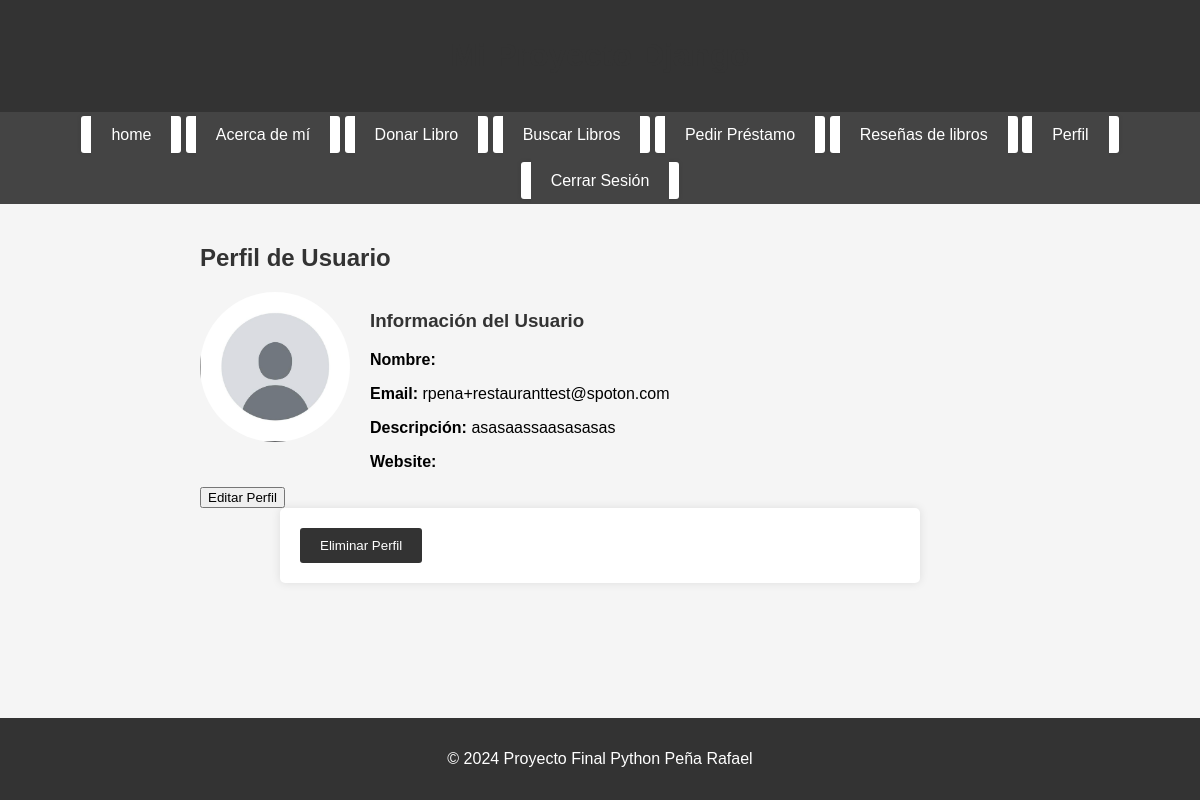
The app's page /biblioteca/accounts/profile/ (signed in) with its own data.
### accounts/models.py (models this page shows, shortened)
class UserProfile(models.Model):
    user = models.OneToOneField(User, on_delete=models.CASCADE)
    image = models.ImageField(upload_to='profile_images', blank=True, null=True)
    name = models.CharField(max_length=100, blank=True)
    description = models.TextField(blank=True)
    website = models.URLField(blank=True)
    email = models.EmailField(blank=True)

### accounts/views.py (the view)
# urls.py: path('profile/', views.profile, name='profile'),
def profile(request):
    user_profile = request.user.userprofile
    if request.method == 'POST':
        form = ProfileForm(request.POST, request.FILES, instance=user_profile)
        if form.is_valid():
            form.save()
            return redirect('accounts:profile')
    else:
        form = ProfileForm(instance=user_profile, initial={
            'email': request.user.email
        })
    return render(request, 'accounts/profile.html', {'form': form, 'user_profile': user_profile})

### accounts/templates/accounts/profile.html (shortened to what this page needs)
{% extends 'vistas/base.html' %}
{% load static %}
{% block content %}
<div class="profile-container">
    <h2>Perfil de Usuario</h2>
    <div class="profile-columns">
        <div class="profile-image">
            {% if user_profile.image %}
                <img src="{{ user_profile.image.url }}" alt="Imagen de Perfil">
            {% else %}
                <img src="{% static 'img/default.png' %}" alt="Imagen de Perfil por Defecto">
            {% endif %}
        </div>
        <div id="profile-info" class="profile-info">
            <h3>Información del Usuario</h3>
            <p><strong>Nombre:</strong> {{ user_profile.name }}</p>
            <p><strong>Email:</strong> {{ user_profile.user.email }}</p>
            <p><strong>Descripción:</strong> {{ user_profile.description }}</p>
            <p><strong>Website:</strong> <a href="{{ user_profile.website }}">{{ user_profile.website }}</a></p>
        </div>
    </div>
    <button id="edit-btn" class="btn btn-secondary">Editar Perfil</button>
    <div class="profile-delete">
        <form method="post" action="{% url 'accounts:delete_profile' %}">
            <button type="submit" class="btn btn-danger">Eliminar Perfil</button>
        </form>
    </div>
</div>
{% endblock %}

### biblioteca/static/biblioteca/styles.css (style rules this page uses)
body { font-family: Arial, sans-serif; background-color: #f5f5f5; margin: 0; padding: 0; display: flex; flex-direction: column; min-height: 100vh; }
form { background-color: #fff; padding: 20px; border-radius: 5px; box-shadow: 0 0 10px rgba(0, 0, 0, 0.1); max-width: 600px; margin: auto; margin-bottom: 2em; }
form button { background-color: #333; color: #fff; padding: 10px 20px; border: none; border-radius: 3px; cursor: pointer; }
h1, h2, h3, h4, h5, h6 { color: #333; }
html, body { overflow: auto; height: 100%; }

### accounts/templates/accounts/profile.html (style rules this page uses)
.profile-columns { display: flex; align-items: flex-start; }
.profile-image { margin-right: 20px; }
.profile-image img { max-width: 150px; border-radius: 50%; }
.profile-info { flex: 1; }
.profile-container { max-width: 800px; margin: 0 auto; }

### records on screen
UserProfile: user.email "rpena+restauranttest@spoton.com", description "asasaassaasasasas"
